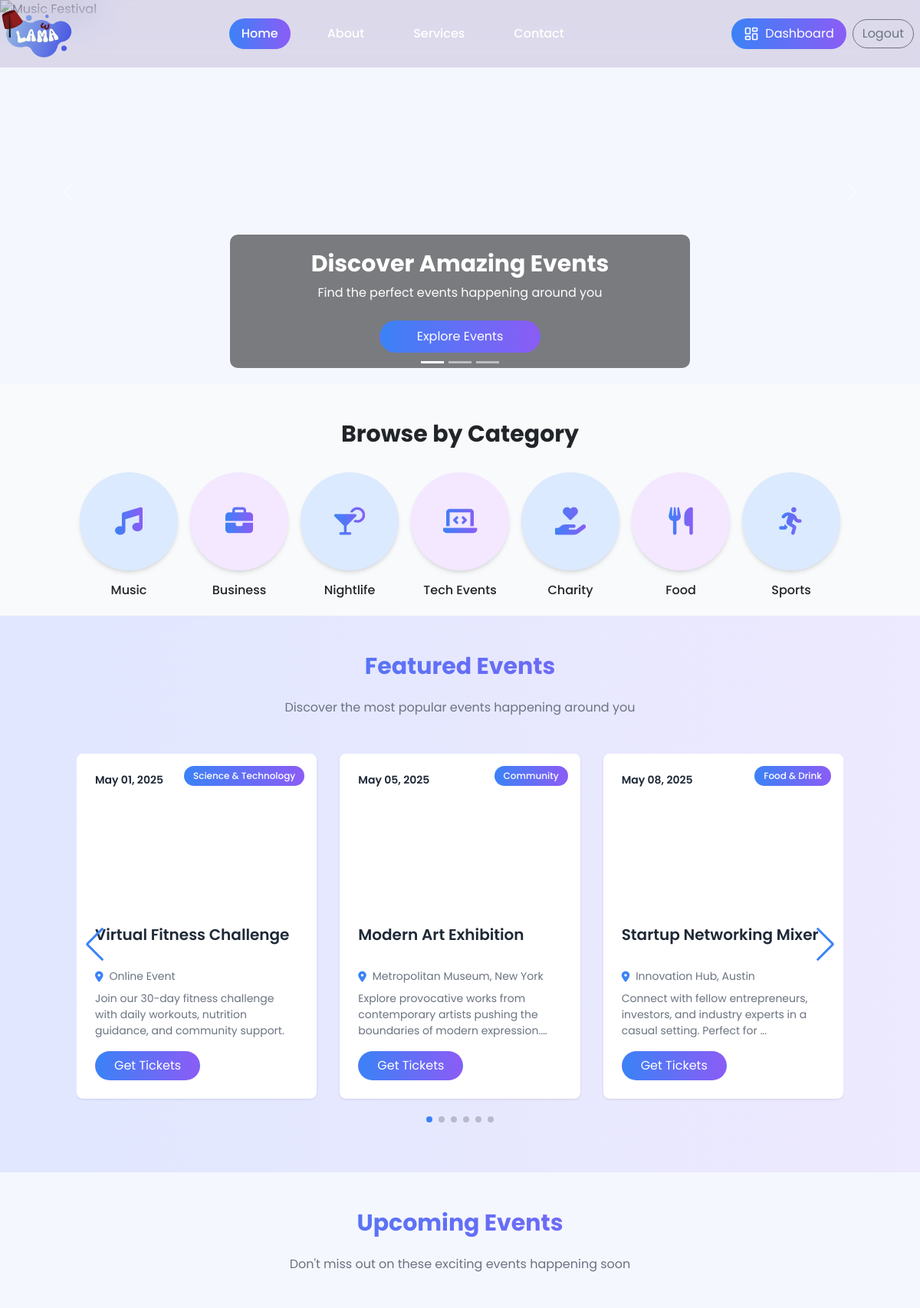
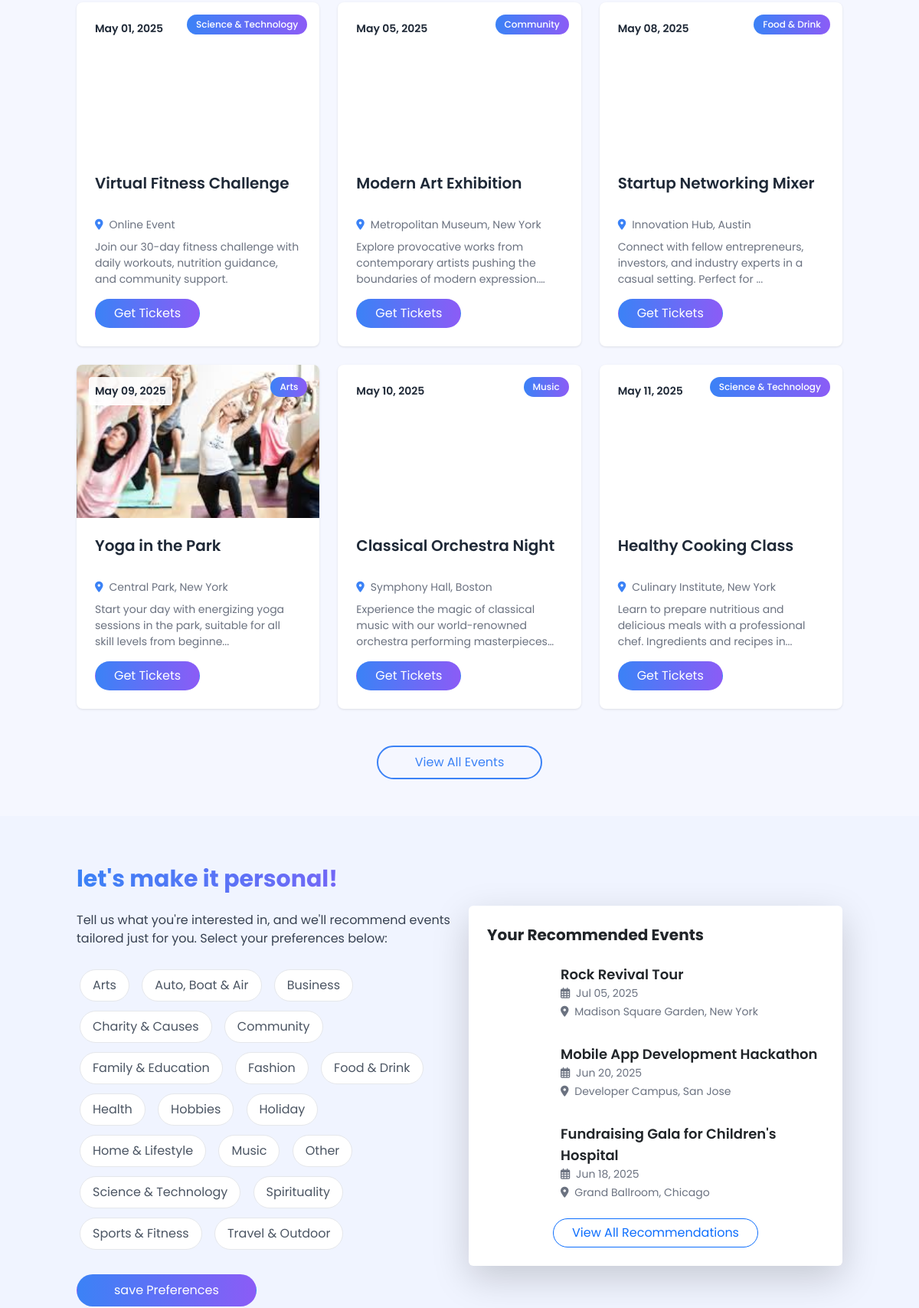
/view/pages/landing-page.php (signed in, upper part), run on the app's committed database (2 pictures, top to bottom).
### tables this page shows
CREATE TABLE `events` (
  `id` int(11) NOT NULL,
  `organizer_id` int(11) NOT NULL,
  `title` varchar(255) NOT NULL,
  `description` text DEFAULT NULL,
  `start_date` datetime NOT NULL,
  `end_date` datetime NOT NULL,
  `door_time` time DEFAULT NULL,
  `location` varchar(255) DEFAULT NULL,
  `online_link` varchar(255) DEFAULT NULL,
  `event_type` enum('in-person','online') NOT NULL DEFAULT 'in-person',
  `image` varchar(255) DEFAULT NULL,
  `category_id` int(11) NOT NULL,
  `capacity` int(11) DEFAULT NULL,
  `age_restriction` varchar(50) DEFAULT 'All Ages',
  `status` varchar(50) DEFAULT NULL,
  `created_at` datetime DEFAULT current_timestamp()
);

CREATE TABLE `categories` (
  `id` int(11) NOT NULL,
  `name` varchar(255) NOT NULL,
  `description` text DEFAULT NULL
);

### view/pages/landing-page.php (the view, shortened to what the rows shown need)
<?php
include_once __DIR__ . '/../../config/database.php';
include_once __DIR__ . '/../../controller/categories.php';
include_once __DIR__ . '/../../controller/preferences.php';
$categories = getCategories($cnx);
if (isset($_SESSION["user_id"])) {
  $user_preferences = getUserPreferences($cnx, $_SESSION['user_id'] ?? null);
  $recommended_events = getRecommendedEvents($cnx, $_SESSION['user_id'] ?? null, 3);
} else {
  $user_preferences = [];
  $recommended_events = [];
}
try {
  $stmt = $cnx->query("SELECT e.*, c.name AS category_name
                          FROM events e
                          LEFT JOIN categories c ON e.category_id = c.id
                          WHERE e.start_date >= NOW()
                          ORDER BY e.start_date ASC
                          LIMIT 6");
  $events = $stmt->fetchAll(PDO::FETCH_ASSOC);
} catch (PDOException $e) {
  error_log("Database error while fetching events: " . $e->getMessage());
  $events = [];
}
?>
<!DOCTYPE html>
<html lang="en">
<head>
  <script src="https://cdn.tailwindcss.com"></script>
  <link href="https://cdn.jsdelivr.net/npm/bootstrap@5.3.0/dist/css/bootstrap.min.css" rel="stylesheet" />
  <link rel="stylesheet" href="https://cdnjs.cloudflare.com/ajax/libs/font-awesome/6.4.0/css/all.min.css" />
  <link rel="stylesheet" href="https://cdn.jsdelivr.net/npm/swiper@8/swiper-bundle.min.css" />
  <link rel="stylesheet" href="../styles/css/landing2.css" />
  <script src="../scripts/tailwind.js"></script>
</head>
<body>
  <main>
    <div id="heroCarousel" class="carousel slide" data-bs-ride="carousel">
      <div class="carousel-inner">
        <div class="carousel-item active">
          <div class="carousel-caption d-none d-md-block">
            <h2 class="text-3xl font-bold mb-2">Discover Amazing Events</h2>
          </div>
        </div>
      </div>
    </div>
    <section class="pt-12 bg-gray-50 text-center">
      <div class="">
        <h2 class="text-3xl font-bold mb-8 text-center">
          Browse by Category
        </h2>
      </div>
    </section>
  </main>
  <section class="py-5 bg-gradient-light">
    <div class="container">
      <h2 class="text-3xl font-bold mb-4 text-gradient text-center">
        Featured Events
      </h2>
      <div class="swiper featured-events-swiper">
        <div class="swiper-wrapper">
          <?php foreach ($events as $event): ?>
            <div class="swiper-slide">
              <a href="event-details.php?id=<?php echo $event['id']; ?>">
                <div class="event-card">
                  <div class="event-image" style="background-image: url('<?php echo $event['image'] ?? '../assets/images/default.jpg'; ?>')">
                    <div class="event-date">
                      <?php echo date('M d, Y', strtotime($event['start_date'])); ?>
                    </div>
                    <div class="event-category">
                      <?php echo htmlspecialchars($event['category_name'] ?? 'Uncategorized'); ?>
                    </div>
                  </div>
                  <div class="event-content">
                    <h3 class="event-title"><?php echo htmlspecialchars($event['title']); ?></h3>
                    <div class="event-location">
                      <i class="fas fa-map-marker-alt"></i>
                      <span>
                        <?php echo $event['event_type'] === 'online'
                          ? 'Online Event'
                          : htmlspecialchars($event['location']);
                        ?>
                      </span>
                    </div>
                    <p class="event-description">
                      <?php echo htmlspecialchars(
                        strlen($event['description']) > 100
                          ? substr($event['description'], 0, 100) . '...'
                          : $event['description']
                      ); ?>
                    </p>
                    <a href="event-details.php?id=<?php echo $event['id']; ?>" class="btn btn-gradient rounded-pill px-4">Get Tickets</a>
                  </div>
                </div>
              </a>
            </div>
          <?php endforeach; ?>
        </div>
      </div>
    </div>
  </section>
  <section class="py-5">
    <div class="container">
      <h2 class="text-3xl font-bold mb-4 text-gradient text-center">
        Upcoming Events
      </h2>
      <div class="row g-4">
        <?php foreach ($events as $event): ?>
          <div class="col-lg-4 col-md-6">
            <div class="event-card">
              <div class="event-image" style="background-image: url('<?php echo $event['image'] ?? '../assets/images/default.jpg'; ?>')">
                <div class="event-date">
                  <?php echo date('M d, Y', strtotime($event['start_date'])); ?>
                </div>
                <div class="event-category">
                  <?php echo htmlspecialchars($event['category_name'] ?? 'Uncategorized'); ?>
                </div>
              </div>
              <div class="event-content">
                <h3 class="event-title"><?php echo htmlspecialchars($event['title']); ?></h3>
                <div class="event-location">
                  <i class="fas fa-map-marker-alt"></i>
                  <span>
                    <?php echo $event['event_type'] === 'online'
                      ? 'Online Event'
                      : htmlspecialchars($event['location']);
                    ?>
                  </span>
                </div>
                <p class="event-description">
                  <?php echo htmlspecialchars(
                    strlen($event['description']) > 100
                      ? substr($event['description'], 0, 100) . '...'
                      : $event['description']
                  ); ?>
                </p>
                <a href="event-details.php?id=<?php echo $event['id']; ?>" class="btn btn-gradient rounded-pill px-4">Get Tickets</a>
              </div>
            </div>
          </div>
        <?php endforeach; ?>
      </div>
    </div>
  </section>
  <section class="personalization-section">
    <div class="container">
      <div class="row align-items-center">
        <div class="col-lg-6 mb-5 mb-lg-0">
          <h2 class="text-3xl font-bold mb-4 text-gradient">
            let's make it personal!
          </h2>
          <form id="preferencesForm">
            <div class="preference-tags mb-4">
              <?php foreach ($categories as $category): ?>
                <span class="preference-tag rounded-pill px-3 py-2 me-2 mb-2 <?php echo in_array($category['id'], $user_preferences) ? 'active' : ''; ?>" data-id="<?php echo $category['id']; ?>">
                  <?php echo htmlspecialchars($category['name']); ?>
                </span>
              <?php endforeach; ?>
            </div>
          </form>
        </div>
        <div class="col-lg-6">
          <div class="card border-0 shadow-lg">
            <div class="card-body p-4">
              <?php if (!empty($recommended_events)): ?>
                <?php foreach ($recommended_events as $event): ?>
                  <div class="recommended-event d-flex mb-4">
                    <div class="flex-shrink-0 me-3" style="
                          width: 80px;
                          height: 80px;
                          background-image: url('<?php echo $event['image'] ?? '../assets/images/default-event.jpg'; ?>');
                          background-size: cover;
                          border-radius: 0.5rem;
                        "></div>
                    <div>
                      <h4 class="text-lg font-semibold">
                        <?php echo htmlspecialchars($event['title']); ?>
                      </h4>
                      <p class="text-sm text-gray-500 mb-1">
                        <i class="far fa-calendar-alt me-1"></i> <?php echo date('M d, Y', strtotime($event['start_date'])); ?>
                      </p>
                      <p class="text-sm text-gray-500">
                        <i class="fas fa-map-marker-alt me-1"></i> <?php echo $event['location'] ?? 'Online Event'; ?>
                      </p>
                    </div>
                  </div>
                <?php endforeach; ?>
              <?php else: ?>
                <p class="text-center text-gray-500 mb-4">No recommended events yet. Select your interests to see personalized recommendations!</p>
              <?php endif; ?>
            </div>
          </div>
        </div>
      </div>
    </div>
  </section>
</body>
</html>

### data on the page
events: start_date "May 01, 2025", category.name "Science & Technology", title "Virtual Fitness Challenge", event_type "Online Event", description "Join our 30-day fitness challenge with daily workouts, nutrition guidance, and community support."
events: start_date "May 05, 2025", category.name "Community", title "Modern Art Exhibition", location "Metropolitan Museum, New York", description "Explore provocative works from contemporary artists pushing the boundaries of modern…"
events: start_date "May 08, 2025", category.name "Food & Drink", title "Startup Networking Mixer", location "Innovation Hub, Austin", description "Connect with fellow entrepreneurs, investors, and industry experts in a casual setting. Perfect for ..."
events: image (picture), start_date "May 09, 2025", category.name "Arts", title "Yoga in the Park", location "Central Park, New York", description "Start your day with energizing yoga sessions in the park, suitable for all skill levels from beginne..."
events: start_date "May 10, 2025", category.name "Music", title "Classical Orchestra Night", location "Symphony Hall, Boston", description "Experience the magic of classical music with our world-renowned orchestra performing…"
events: start_date "May 11, 2025", category.name "Science & Technology", title "Healthy Cooking Class", location "Culinary Institute, New York", description "Learn to prepare nutritious and delicious meals with a professional chef. Ingredients and recipes in..."
categories: name "Arts"
categories: name "Auto, Boat & Air"
categories: name "Business"
categories: name "Charity & Causes"
categories: name "Community"
categories: name "Family & Education"
categories: name "Fashion"
categories: name "Food & Drink"
categories: name "Health"
categories: name "Hobbies"
categories: name "Holiday"
categories: name "Home & Lifestyle"
categories: name "Music"
categories: name "Other"
categories: name "Science & Technology"
categories: name "Spirituality"
categories: name "Sports & Fitness"
categories: name "Travel & Outdoor"
events: title "Rock Revival Tour", start_date "Jul 05, 2025", location "Madison Square Garden, New York"
events: title "Mobile App Development Hackathon", start_date "Jun 20, 2025", location "Developer Campus, San Jose"
events: title "Fundraising Gala for Children's Hospital", start_date "Jun 18, 2025", location "Grand Ballroom, Chicago"
